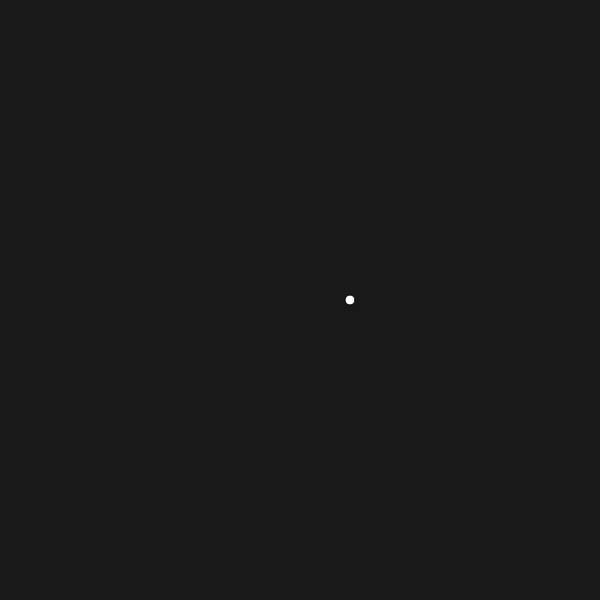
Frame 1 (no input)
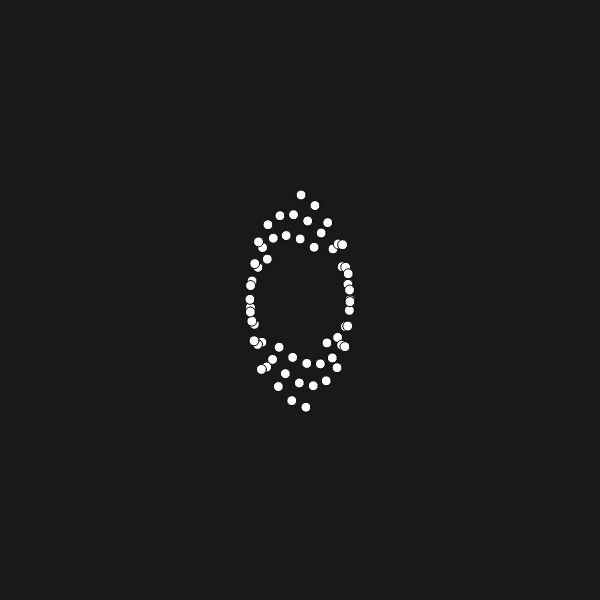
Frame 60 (no input)
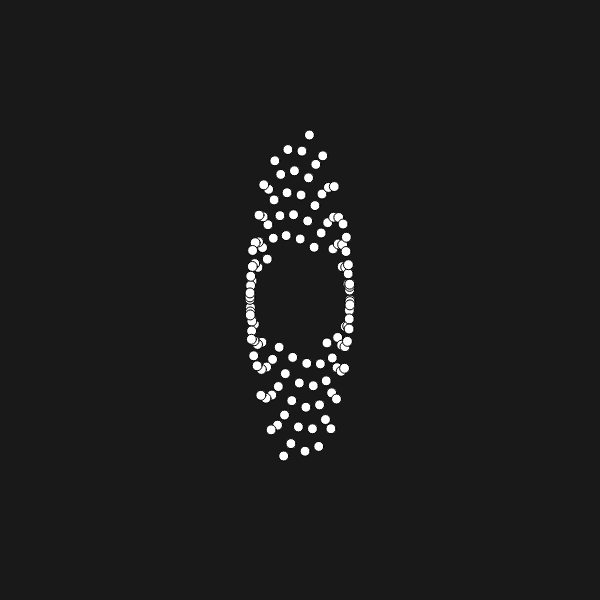
Frame 120 (the mouse pressed at the canvas centre since frame 60)

The p5.js sketch that drew these frames (run headless with seeded random() and noise() and a simulated clock; from frame 60 on, the mouse is pressed at the canvas centre):

// p5.js sketch
// ── sketch.js
let t;
let inc;
let MAX_T = 500;

function setup() {
    createCanvas(600, 600);
    background(25);
    t = 0;
    inc = 1;
}

function draw() {
    // background(25);
    translate(width / 2, height / 2);
    circle(X(t), Y(t), 10);
    t += inc;

    if (t > MAX_T) {
        inc *= -1;
        t = MAX_T - 0.1;

        // canReverse = false;
    } else if (t < -MAX_T) {
        inc *= -1;
        t = -MAX_T + 0.1;
        // canReverse = false;
    }

    console.log(t)
}

function X(t) {
    return cos(t) * 50;
}

function Y(t) {
    return sin(t) * (50 + t);
}
// ── sk1.js
let a, b;

function setup() {
    createCanvas(600, 600);

    x_a = 10;
    x_b = 20;
    y_a = 20;
    y_b = 30;
    background(25);

}

function draw() {
    // background(25);
    fill(200);
    translate(width / 2, height / 2);

    for (let t = 0; t < 100; t += 0.1) {
        circle(X(x_a, x_b, t), Y(y_a, y_b, t), 10)
    }

    x_a += 0.1;
    x_b += 0.1;
    y_a += 0.1;
    y_b += 0.1;

}

function X(a, b, t) {
    return (t * a + b) * cos(t);
}

function Y(a, b, t) {
    return (t * a + b) * sin(t);
}
